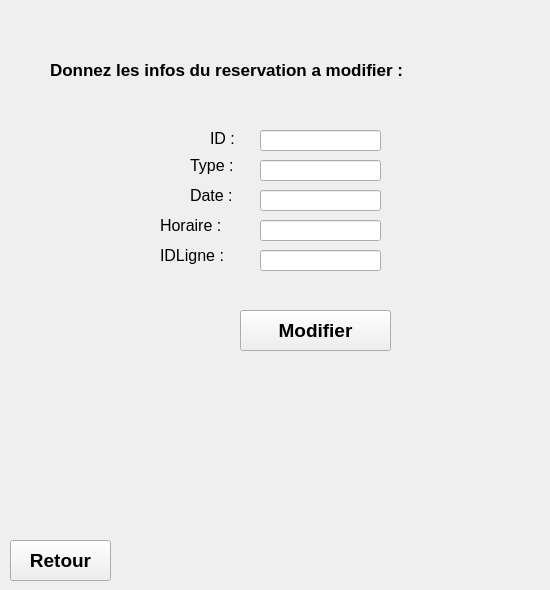
      <widget class="QWidget" name="page_4">
       <widget class="QLabel" name="label_34">
        <property name="geometry">
         <rect>
          <x>160</x>
          <y>240</y>
          <width>101</width>
          <height>31</height>
         </rect>
        </property>
        <property name="font">
         <font>
          <pointsize>12</pointsize>
         </font>
        </property>
        <property name="text">
         <string>IDLigne :</string>
        </property>
       </widget>
       <widget class="QLineEdit" name="lineEdit_11">
        <property name="geometry">
         <rect>
          <x>260</x>
          <y>190</y>
          <width>121</width>
          <height>21</height>
         </rect>
        </property>
        <property name="text">
         <string/>
        </property>
       </widget>
       <widget class="QLineEdit" name="lineEdit_13">
        <property name="geometry">
         <rect>
          <x>260</x>
          <y>250</y>
          <width>121</width>
          <height>21</height>
         </rect>
        </property>
        <property name="text">
         <string/>
        </property>
       </widget>
       <widget class="QLabel" name="label_35">
        <property name="geometry">
         <rect>
          <x>190</x>
          <y>180</y>
          <width>71</width>
          <height>31</height>
         </rect>
        </property>
        <property name="font">
         <font>
          <pointsize>12</pointsize>
         </font>
        </property>
        <property name="text">
         <string>Date :</string>
        </property>
       </widget>
       <widget class="QLabel" name="label_36">
        <property name="geometry">
         <rect>
          <x>50</x>
          <y>60</y>
          <width>491</width>
          <height>20</height>
         </rect>
        </property>
        <property name="font">
         <font>
          <pointsize>13</pointsize>
          <weight>75</weight>
          <bold>true</bold>
         </font>
        </property>
        <property name="text">
         <string>Donnez les infos du reservation a modifier :</string>
        </property>
       </widget>
       <widget class="QLineEdit" name="lineEdit_12">
        <property name="geometry">
         <rect>
          <x>260</x>
          <y>220</y>
          <width>121</width>
          <height>21</height>
         </rect>
        </property>
        <property name="text">
         <string/>
        </property>
       </widget>
       <widget class="QLabel" name="label_37">
        <property name="geometry">
         <rect>
          <x>160</x>
          <y>210</y>
          <width>91</width>
          <height>31</height>
         </rect>
        </property>
        <property name="font">
         <font>
          <pointsize>12</pointsize>
         </font>
        </property>
        <property name="text">
         <string>Horaire :</string>
        </property>
       </widget>
       <widget class="QPushButton" name="pushButton_9">
        <property name="geometry">
         <rect>
          <x>240</x>
          <y>310</y>
          <width>151</width>
          <height>41</height>
         </rect>
        </property>
        <property name="font">
         <font>
          <pointsize>14</pointsize>
          <weight>75</weight>
          <bold>true</bold>
         </font>
        </property>
        <property name="text">
         <string>Modifier</string>
        </property>
       </widget>
       <widget class="QLabel" name="label_38">
        <property name="geometry">
         <rect>
          <x>190</x>
          <y>150</y>
          <width>71</width>
          <height>31</height>
         </rect>
        </property>
        <property name="font">
         <font>
          <pointsize>12</pointsize>
         </font>
        </property>
        <property name="text">
         <string>Type :</string>
        </property>
       </widget>
       <widget class="QLineEdit" name="lineEdit_9">
        <property name="geometry">
         <rect>
          <x>260</x>
          <y>130</y>
          <width>121</width>
          <height>21</height>
         </rect>
        </property>
        <property name="text">
         <string/>
        </property>
        <property name="readOnly">
         <bool>false</bool>
        </property>
       </widget>
       <widget class="QLineEdit" name="lineEdit_10">
        <property name="geometry">
         <rect>
          <x>260</x>
          <y>160</y>
          <width>121</width>
          <height>21</height>
         </rect>
        </property>
        <property name="text">
         <string/>
        </property>
       </widget>
       <widget class="QLabel" name="label_39">
        <property name="geometry">
         <rect>
          <x>210</x>
          <y>130</y>
          <width>55</width>
          <height>16</height>
         </rect>
        </property>
        <property name="font">
         <font>
          <pointsize>12</pointsize>
         </font>
        </property>
        <property name="text">
         <string>ID :</string>
        </property>
       </widget>
       <widget class="QLabel" name="label_40">
        <property name="geometry">
         <rect>
          <x>144</x>
          <y>440</y>
          <width>141</width>
          <height>51</height>
         </rect>
        </property>
        <property name="font">
         <font>
          <pointsize>12</pointsize>
         </font>
        </property>
        <property name="text">
         <string/>
        </property>
       </widget>
       <widget class="QPushButton" name="pushButton_12">
        <property name="geometry">
         <rect>
          <x>10</x>
          <y>540</y>
          <width>101</width>
          <height>41</height>
         </rect>
        </property>
        <property name="font">
         <font>
          <pointsize>14</pointsize>
          <weight>75</weight>
          <bold>true</bold>
         </font>
        </property>
        <property name="text">
         <string>Retour</string>
        </property>
       </widget>
      </widget>
